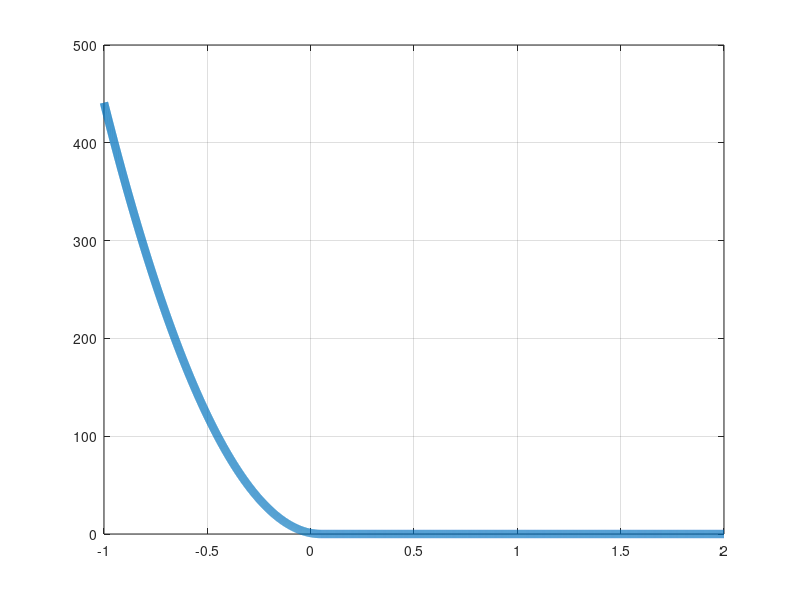

Write the MATLAB code that produced this figure. (Note: this script raises an error after producing the figure.)
clear all 
close all
clc

% draw objective functions plots
% 1 - EdgeCollision
x = linspace(-1.0, 2.0, 5000);
r = 0.05;
S = 0.05;
n = 2;
y = [];
for ii = 1:length(x)
    if x(ii) < r + eps
        y(ii) = ((-x(ii) - (-r))/S)^n;
    else
        y(ii) = 0;
    end
end

figure(1)
plot(x,y, 'LineWidth', 6)
grid on
hold on
xline(0.05, 'k--', 'LineWidth', 6)
set(gca, 'LineWidth', 3)
set(gca, 'TickLabelInterpreter', 'latex')
set(gca, 'FontSize', 65)
set(gca, 'XTick', 0.1, 'XTickLabel', '$d_{\mathrm{th}}$')
set(gcf, 'Color', 'white')
axis equal
xlim([-1.0, 2.0])
ylim([-0.01, 3.0])

x1 = linspace(-1.0, 2.0, 5000);
r = 0.05;
S = 0.5;
n = 2;
y1 = [];
for ii = 1:length(x)
    if x1(ii) < r
        y1(ii) = ((-x1(ii) - (-r))/S)^n;
    else
        y1(ii) = 0;
    end
end

plot(x1,y1,'LineWidth',6)
legend('$S = 0.05$', '', '$S = 0.5$', 'interpreter', 'latex')

% 2 - EdgeRobotVel
x = linspace(-1.5, 1.5, 1000);
S = 10;
y = [];
for ii = 1:length(x)
    y(ii) = 1/exp(x(ii) + 1)^S + exp(x(ii) - 1)^S;
end
figure(2)
plot(x,y, 'LineWidth', 6)
grid on
hold on
xline(-1, 'k--', 'LineWidth', 6)
xline(1, 'k--', 'LineWidth', 6)
set(gca, 'LineWidth', 3)
set(gca, 'TickLabelInterpreter', 'latex')
set(gca, 'FontSize', 65)
set(gca, 'XTick', [-1.0, 0.0,  1.0], 'XTickLabel', {'$min$' , 0.0,  '$max$'})
set(gcf, 'Color', 'white')
axis equal
xlim([-1.5, 1.5])
ylim([-0.1, 2.9])

x = linspace(-1.5, 1.5, 1000);
S = 2;
y = [];
for ii = 1:length(x)
    y(ii) = 1/exp(x(ii) + 1)^S + exp(x(ii) - 1)^S;
end

plot(x,y,'LineWidth',6)
legend('$S = 10$', '', '', '$S = 2$', 'interpreter', 'latex')